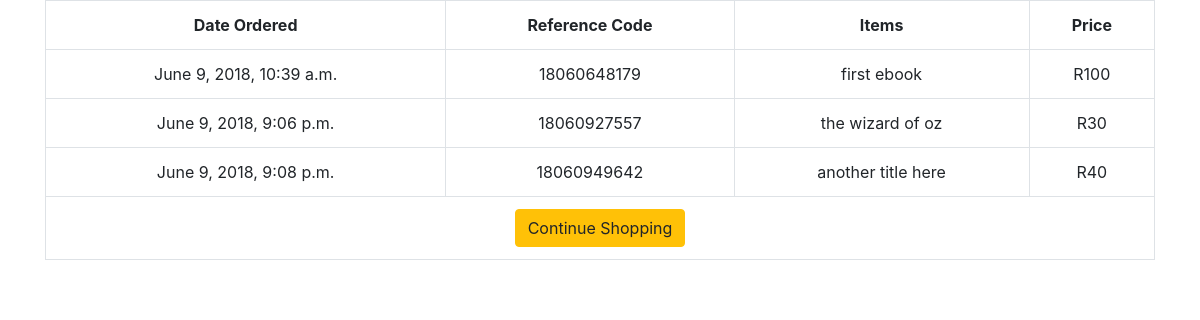
Screenshot of /profiles/profile/ (signed in) with the database file from the repository.
### shopping_cart/models.py (models this page shows, shortened)
class Order(models.Model):
    ref_code = models.CharField(max_length=15)
    owner = models.ForeignKey(Profile, on_delete=models.SET_NULL, null=True)
    is_ordered = models.BooleanField(default=False)
    items = models.ManyToManyField(OrderItem)
    date_ordered = models.DateTimeField(auto_now=True)
    def get_cart_total(self):
        return sum([item.product.price for item in self.items.all()])

class OrderItem(models.Model):
    product = models.OneToOneField(Product, on_delete=models.SET_NULL, null=True)
    is_ordered = models.BooleanField(default=False)
    date_added = models.DateTimeField(auto_now=True)
    date_ordered = models.DateTimeField(null=True)

### products/models.py (models this page shows, shortened)
class Product(models.Model):
    name = models.CharField(max_length=120)
    price = models.IntegerField()

### accounts/views.py (the view)
def my_profile(request):
	my_user_profile = Profile.objects.filter(user=request.user).first()
	my_orders = Order.objects.filter(is_ordered=True, owner=my_user_profile)
	context = {
		'my_orders': my_orders
	}
	return render(request, "profile.html", context)

### templates/profile.html
{% extends 'base.html' %}
{% block content %}
<table class="table table-hover table-bordered text-center">
      <tr class="text-center">
        <th>Date Ordered</th>
        <th>Reference Code</th>
        <th>Items</th>
        <th>Price</th>
      </tr>
      {% for order in my_orders %}
        <tr>
          <td>{{ order.date_ordered }}</td>
          <td>{{ order.ref_code }}</td>
          <td>
        	{% for item in order.items.all %}
        		{{ item.product.name }}
      		{% endfor %}
      	  </td>
          <td>R{{ order.get_cart_total }}</td>
        </tr>
      {% empty %}
        <tr>
          <td colspan= 4> You have no orders.</td>
        </tr>
      {% endfor %}
      <tr>
        <td colspan=4>
          <a href="{% url 'products:product-list' %}" class="btn btn-warning pull-left">
            {% if not order %}Continue Shopping{% else %}Add Items to Cart {% endif %}
          </a>
        </td>
      </tr>
    </table>
{% endblock content %}

### templates/base.html (shortened to what this page needs)
<!DOCTYPE html>
<html lang="en">
<head>
    <link href="https://stackpath.bootstrapcdn.com/bootstrap/4.1.1/css/bootstrap.min.css" rel="stylesheet">
    <link rel="stylesheet" href="https://use.fontawesome.com/releases/v5.0.13/css/all.css">
</head>
<body>
    <div class="container">
        {% block content %}{% endblock content %}
    </div>
</body>
</html>

### rows the page displays
Order: date_ordered "June 9, 2018, 10:39 a.m.", ref_code "18060648179", get_cart_total "100"
OrderItem: product.name "first ebook"
Order: date_ordered "June 9, 2018, 9:06 p.m.", ref_code "18060927557", get_cart_total "30"
OrderItem: product.name "the wizard of oz"
Order: date_ordered "June 9, 2018, 9:08 p.m.", ref_code "18060949642", get_cart_total "40"
OrderItem: product.name "another title here"
